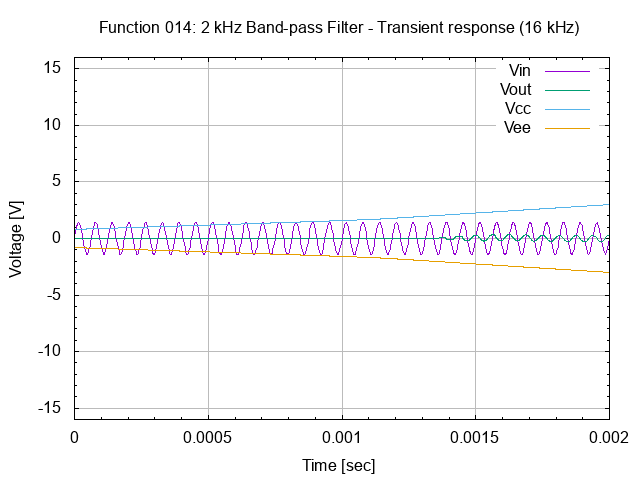

Write gnuplot code to recreate this figure.
# set terminal
set term png

# set graph
set output "26.014.00.01.02.03.png"
set title "Function 014: 2 kHz Band-pass Filter - Transient response (16 kHz)"

# setup Y-axis
set yrange [-16:16]
set grid ytics lt 1 lw 1 lc rgb "#bbbbbb"
set mytics
set ylabel "Voltage [V]"

# setup X-axis
set grid xtics lt 1 lw 1 lc rgb "#bbbbbb"
set mxtics
set xrange [0:0.002]
set xlabel "Time [sec]"

# setup plot style
set style data lines
plot '26.014.00.01.02.dat' using 1:2 title "Vin", \
     '26.014.00.01.02.dat' using 1:3 title "Vout", \
     '26.014.00.01.02.dat' using 1:4 title "Vcc", \
     '26.014.00.01.02.dat' using 1:5 title "Vee"

# set output back to default
set output

# reset terminal type
set terminal pop
